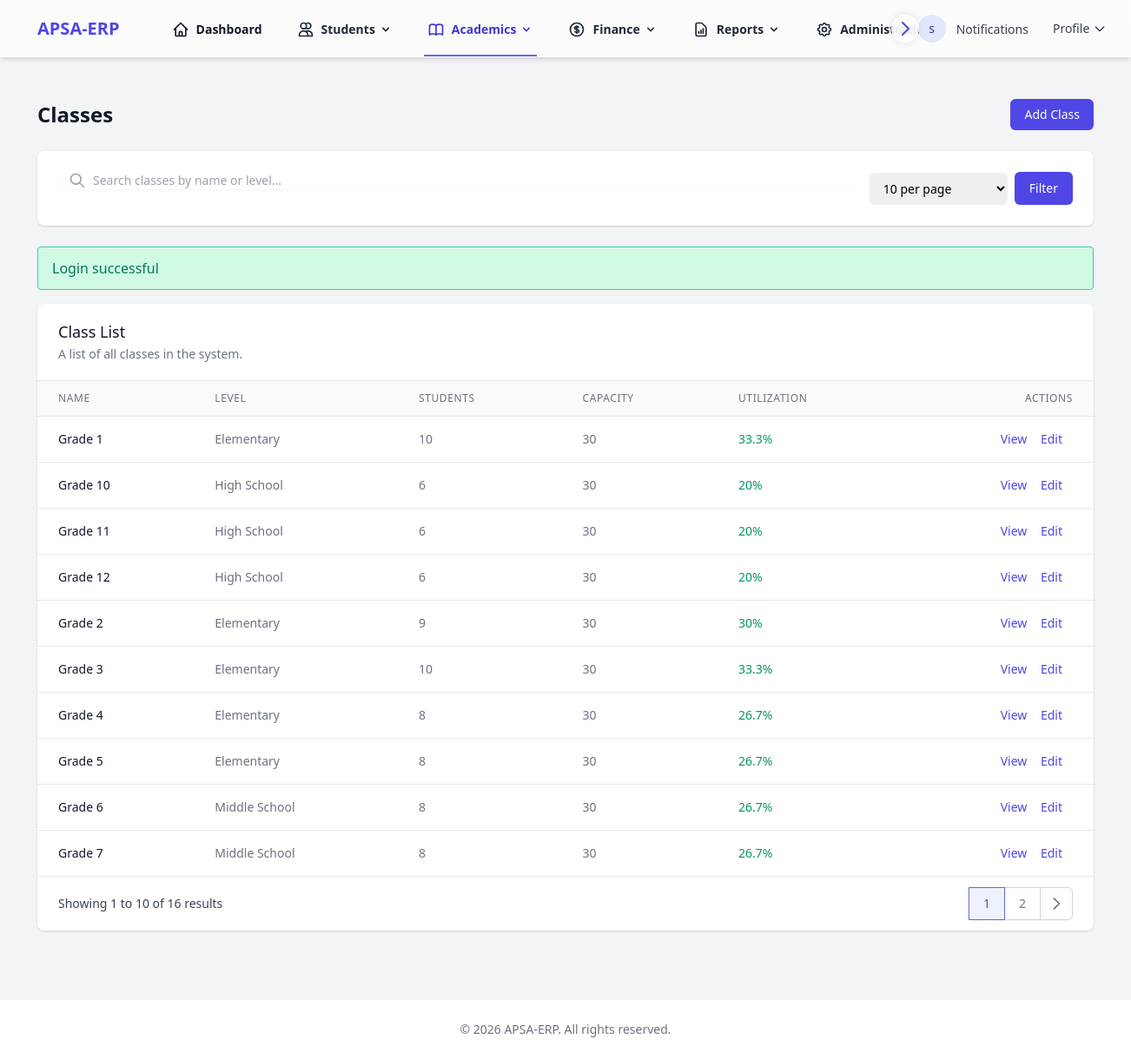
The page /classes (signed in) on the database its author committed.
### tables this page shows
CREATE TABLE `classes` (
  `id` int NOT NULL AUTO_INCREMENT,
  `name` varchar(50) NOT NULL,
  `level` varchar(50) DEFAULT NULL,
  `created_at` timestamp NULL DEFAULT CURRENT_TIMESTAMP,
  `updated_at` timestamp NULL DEFAULT CURRENT_TIMESTAMP ON UPDATE CURRENT_TIMESTAMP,
  `capacity` int DEFAULT '30',
  PRIMARY KEY (`id`)
);

### app/Core/Controller.php (called while the page is built, shortened)
<?php
class Controller
{
    protected function view($view, $data = [])
    {
        extract($data);
        require_once RESOURCES_PATH . "/views/{$view}.php";
    }
}

### app/Controllers/ClassesController.php (called while the page is built, shortened)
<?php
class ClassesController extends Controller
{
    private $classModel;
    public function __construct()
    {
        $this->classModel = new ClassModel();
    }
    public function index()
    {
        $search = $this->get('search', '');
        $page = (int) $this->get('page', 1);
        $perPage = (int) $this->get('per_page', 10);
        $result = $this->classModel->getAllWithStudentCountPaginated($search, $page, $perPage);
        $this->view('classes/index', [
            'classes' => $result['data'],
            'pagination' => $result['pagination'],
            'search' => $search,
            'perPage' => $perPage
        ]);
    }
}

### app/Core/Application.php (called while the page is built, shortened)
<?php
class Application
{
    protected $router;
    public function __construct()
    {
        $this->router = new Router();
    }
    public function run()
    {
        $uri = $_SERVER['REQUEST_URI'] ?? '/';
        if (strlen($uri) > 1) {
            $uri = rtrim($uri, '/');
        }
        $this->router->route($uri);
    }
}

### public/index.php (called while the page is built, shortened)
<?php
$app = new App\Core\Application();
$app->run();

### app/Core/Database.php (called while the page is built, shortened)
<?php
class Database
{
    private $host;
    private $dbname;
    private $username;
    private $password;
    private $charset;
    private $pdo;
    public function __construct()
    {
        $this->host = DB_HOST;
        $this->dbname = DB_NAME;
        $this->username = DB_USER;
        $this->password = DB_PASS;
        $this->charset = DB_CHARSET;
    }
    private function connect()
    {
        try {
            $dsn = "mysql:host={$this->host};dbname={$this->dbname};charset={$this->charset}";
            $options = [
                \PDO::ATTR_ERRMODE => \PDO::ERRMODE_EXCEPTION,
                \PDO::ATTR_DEFAULT_FETCH_MODE => \PDO::FETCH_ASSOC,
                \PDO::ATTR_EMULATE_PREPARES => false,
            ];
            $this->pdo = new \PDO($dsn, $this->username, $this->password, $options);
        } catch (\PDOException $e) {
            throw new \Exception("Database connection failed: " . $e->getMessage());
        }
    }
    public function query($sql, $params = [])
    {
        try {
            $stmt = $this->pdo->prepare($sql);
            $stmt->execute($params);
            return $stmt;
        } catch (\PDOException $e) {
            throw new \Exception("Query failed: " . $e->getMessage());
        }
    }
    public function fetchAll($sql, $params = [])
    {
        $stmt = $this->query($sql, $params);
        return $stmt->fetchAll();
    }
}

### app/Models/ClassModel.php (called while the page is built, shortened)
<?php
class ClassModel extends Model
{
    public function getAllWithStudentCountPaginated($search = '', $page = 1, $perPage = 10)
    {
        $offset = ($page - 1) * $perPage;
        $searchCondition = '';
        $countParams = [];
        $dataParams = [];
        $countSql = "SELECT COUNT(DISTINCT c.id) as total
                     FROM classes c
                     LEFT JOIN students s ON c.id = s.class_id
                     {$searchCondition}";
        $totalCount = $this->db->fetchOne($countSql, $countParams);
        $totalRecords = $totalCount ? (int)$totalCount['total'] : 0;
        $sql = "SELECT c.*, COUNT(s.id) as student_count
                FROM classes c
                LEFT JOIN students s ON c.id = s.class_id
                {$searchCondition}
                GROUP BY c.id
                ORDER BY c.name
                LIMIT ? OFFSET ?";
        $dataParams[] = $perPage;
        $dataParams[] = $offset;
        $data = $this->db->fetchAll($sql, $dataParams);
        $totalPages = ceil($totalRecords / $perPage);
        return [
            'data' => $data,
            'pagination' => [
                'current_page' => $page,
                'per_page' => $perPage,
                'total_records' => $totalRecords,
                'total_pages' => $totalPages,
                'has_previous' => $page > 1,
                'has_next' => $page < $totalPages,
                'previous_page' => $page > 1 ? $page - 1 : null,
                'next_page' => $page < $totalPages ? $page + 1 : null
            ]
        ];
    }
}

### app/Core/Model.php (called while the page is built, shortened)
<?php
class Model
{
    public function __construct()
    {
        $this->db = new Database();
    }
}

### resources/views/classes/index.php (the view, shortened to what this page needs)
<div class="max-w-7xl mx-auto py-6 sm:px-6 lg:px-8">
    <div class="px-4 py-6 sm:px-0">
        <div class="flex justify-between items-center mb-6">
            <h1 class="text-2xl font-semibold text-gray-900">Classes</h1>
            <button type="button" onclick="openAddClassModal()" class="bg-indigo-600 text-white px-4 py-2 rounded-md text-sm font-medium hover:bg-indigo-700">
                Add Class
            </button>
        </div>
        <div class="bg-white shadow sm:rounded-lg mb-6">
            <div class="px-4 py-5 sm:p-6">
                <form method="GET" action="/classes" class="flex flex-col sm:flex-row gap-4">
                    <div class="flex-grow">
                        <div class="relative rounded-md shadow-sm">
                            <div class="absolute inset-y-0 left-0 pl-3 flex items-center pointer-events-none">
                            </div>
                            <input type="text" name="search" value="<?= htmlspecialchars($search ?? '') ?>" placeholder="Search classes by name or level..." class="focus:ring-indigo-500 focus:border-indigo-500 block w-full pl-10 pr-12 sm:text-sm border-gray-300 rounded-md">
                        </div>
                    </div>
                    <div class="flex items-center space-x-2">
                        <select name="per_page" class="block w-full pl-3 pr-10 py-2 text-base border-gray-300 focus:outline-none focus:ring-indigo-500 focus:border-indigo-500 sm:text-sm rounded-md">
                            <option value="10" <?= ($perPage ?? 10) == 10 ? 'selected' : '' ?>>10 per page</option>
                        </select>
                        <button type="submit" class="inline-flex items-center px-4 py-2 border border-transparent text-sm font-medium rounded-md shadow-sm text-white bg-indigo-600 hover:bg-indigo-700 focus:outline-none focus:ring-2 focus:ring-offset-2 focus:ring-indigo-500">
                            Filter
                        </button>
                    </div>
                </form>
            </div>
        </div>
        <?php if (isset($_SESSION['flash_success'])): ?>
        <div class="bg-green-100 border border-green-400 text-green-700 px-4 py-3 rounded relative mb-4" role="alert">
            <span class="block sm:inline"><?= $_SESSION['flash_success'] ?></span>
        </div>
        <?php unset($_SESSION['flash_success']); endif; ?>
        <div class="bg-white shadow overflow-hidden sm:rounded-lg">
            <div class="px-4 py-5 sm:px-6">
                <h3 class="text-lg leading-6 font-medium text-gray-900">Class List</h3>
                <p class="mt-1 max-w-2xl text-sm text-gray-500">A list of all classes in the system.</p>
            </div>
            <div class="border-t border-gray-200">
                <table class="min-w-full divide-y divide-gray-200">
                    <thead class="bg-gray-50">
                        <tr>
                            <th scope="col" class="px-6 py-3 text-left text-xs font-medium text-gray-500 uppercase tracking-wider">
                                Name
                            </th>
                            <th scope="col" class="px-6 py-3 text-left text-xs font-medium text-gray-500 uppercase tracking-wider">
                                Level
                            </th>
                            <th scope="col" class="px-6 py-3 text-left text-xs font-medium text-gray-500 uppercase tracking-wider">
                                Students
                            </th>
                            <th scope="col" class="px-6 py-3 text-left text-xs font-medium text-gray-500 uppercase tracking-wider">
                                Capacity
                            </th>
                            <th scope="col" class="px-6 py-3 text-left text-xs font-medium text-gray-500 uppercase tracking-wider">
                                Utilization
                            </th>
                            <th scope="col" class="px-6 py-3 text-right text-xs font-medium text-gray-500 uppercase tracking-wider">
                                Actions
                            </th>
                        </tr>
                    </thead>
                    <tbody class="bg-white divide-y divide-gray-200">
                        <?php if (empty($classes)): ?>
                        <tr>
                            <td colspan="6" class="px-6 py-4 whitespace-nowrap text-sm text-gray-500 text-center">
                                No classes found.
                            </td>
                        </tr>
                        <?php else: ?>
                        <?php foreach ($classes as $class): ?>
                        <tr>
                            <td class="px-6 py-4 whitespace-nowrap text-sm font-medium text-gray-900">
                                <?= htmlspecialchars($class['name']) ?>
                            </td>
                            <td class="px-6 py-4 whitespace-nowrap text-sm text-gray-500">
                                <?= htmlspecialchars($class['level']) ?>
                            </td>
                            <td class="px-6 py-4 whitespace-nowrap text-sm text-gray-500">
                                <?= htmlspecialchars($class['student_count']) ?>
                            </td>
                            <td class="px-6 py-4 whitespace-nowrap text-sm text-gray-500">
                                <?= htmlspecialchars($class['capacity']) ?>
                            </td>
                            <td class="px-6 py-4 whitespace-nowrap text-sm text-gray-500">
                                <?php
                                $utilization = $class['capacity'] > 0 ? round(($class['student_count'] / $class['capacity']) * 100, 1) : 0;
                                $utilizationClass = '';
                                if ($utilization >= 90) {
                                    $utilizationClass = 'text-red-600 font-bold';
                                } elseif ($utilization >= 75) {
                                    $utilizationClass = 'text-yellow-600';
                                } else {
                                    $utilizationClass = 'text-green-600';
                                }
                                ?>
                                <span class="<?= $utilizationClass ?>"><?= $utilization ?>%</span>
                            </td>
                            <td class="px-6 py-4 whitespace-nowrap text-right text-sm font-medium">
                                <a href="/classes/<?= $class['id'] ?>" class="text-indigo-600 hover:text-indigo-900 mr-3">
                                    View
                                </a>
                                <a href="/classes/<?= $class['id'] ?>/edit" class="text-indigo-600 hover:text-indigo-900 mr-3">
                                    Edit
                                </a>
                            </td>
                        </tr>
                        <?php endforeach; ?>
                        <?php endif; ?>
                    </tbody>
                </table>
            </div>
            <?php if (isset($pagination) && $pagination['total_pages'] > 1): ?>
            <div class="bg-white px-4 py-3 flex items-center justify-between border-t border-gray-200 sm:px-6">
                <div class="hidden sm:flex-1 sm:flex sm:items-center sm:justify-between">
                    <div>
                        <p class="text-sm text-gray-700">
                            Showing
                            <span class="font-medium"><?= (($pagination['current_page'] - 1) * $pagination['per_page']) + 1 ?></span>
                            to
                            <span class="font-medium"><?= min($pagination['current_page'] * $pagination['per_page'], $pagination['total_records']) ?></span>
                            of
                            <span class="font-medium"><?= $pagination['total_records'] ?></span>
                            results
                        </p>
                    </div>
                    <div>
                        <nav class="relative z-0 inline-flex rounded-md shadow-sm -space-x-px" aria-label="Pagination">
                            <?php
                            $startPage = max(1, $pagination['current_page'] - 2);
                            $endPage = min($pagination['total_pages'], $pagination['current_page'] + 2);
                            for ($i = $startPage; $i <= $endPage; $i++):
                            ?>
                            <a href="?page=<?= $i ?>&search=<?= urlencode($search ?? '') ?>&per_page=<?= $perPage ?? 10 ?>"
                               class="relative inline-flex items-center px-4 py-2 border text-sm font-medium <?= $i == $pagination['current_page'] ? 'z-10 bg-indigo-50 border-indigo-500 text-indigo-600' : 'bg-white border-gray-300 text-gray-500 hover:bg-gray-50' ?>">
                                <?= $i ?>
                            </a>
                            <?php endfor; ?>
                            <?php if ($pagination['has_next']): ?>
                            <a href="?page=<?= $pagination['next_page'] ?>&search=<?= urlencode($search ?? '') ?>&per_page=<?= $perPage ?? 10 ?>" class="relative inline-flex items-center px-2 py-2 rounded-r-md border border-gray-300 bg-white text-sm font-medium text-gray-500 hover:bg-gray-50">
                                <svg class="h-5 w-5" fill="none" stroke="currentColor" viewBox="0 0 24 24">
                                    <path stroke-linecap="round" stroke-linejoin="round" stroke-width="2" d="M9 5l7 7-7 7"></path>
                                </svg>
                            </a>
                            <?php endif; ?>
                        </nav>
                    </div>
                </div>
            </div>
            <?php endif; ?>
        </div>
    </div>
</div>
<?php
include RESOURCES_PATH . '/layouts/app.php';
?>

### public/css/app.css (style rules this page uses)
body { font-family: 'Segoe UI', Tahoma, Geneva, Verdana, sans-serif; }

### rows shown on the page
classes: name "Grade 1", level "Elementary", student_count "10", capacity "30", utilization "33.3", id "1"
classes: name "Grade 10", level "High School", student_count "6", capacity "30", utilization "20"
classes: name "Grade 11", level "High School", student_count "6", capacity "30", utilization "20"
classes: name "Grade 12", level "High School", student_count "6", capacity "30", utilization "20"
classes: name "Grade 2", level "Elementary", student_count "9", capacity "30"
classes: name "Grade 3", level "Elementary", student_count "10", capacity "30", utilization "33.3"
classes: name "Grade 4", level "Elementary", student_count "8", capacity "30", utilization "26.7"
classes: name "Grade 5", level "Elementary", student_count "8", capacity "30", utilization "26.7"
classes: name "Grade 6", level "Middle School", student_count "8", capacity "30", utilization "26.7"
classes: name "Grade 7", level "Middle School", student_count "8", capacity "30", utilization "26.7"

### other values the page prints
APP_NAME "APSA-ERP"
substr($_SESSION['user']['username'] ?? 'U', 0, 1) "s"
$_SESSION['flash_success'] "Login successful"
$pagination['total_records'] "16"
